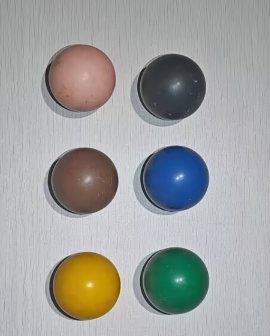
#> input picture assignment1/1_1.png, 270 x 336 px
$ python assigment1.py
#> lines starting #> are read from the running program, lines starting #| are printed output that depends on the picture; after the words box and inside, x2 and y2 are one past the last pixel; in counts of white or black regions, pixels touching at a corner belong together
import cv2
import numpy as np

image = cv2.imread('1_1.png')
#> image is the input picture: shape (336, 270, 3); mean B, G, R 160.1, 161.8, 160.8

# ------ 确定边缘 ------

gray_image = cv2.cvtColor(image, cv2.COLOR_BGR2GRAY) # canny检测最好用灰度图
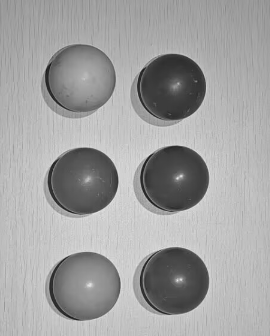
#> gray_image: shape (336, 270); min 25, max 231, mean 161.3
blurred_image = cv2.GaussianBlur(gray_image, (11, 11), 0)
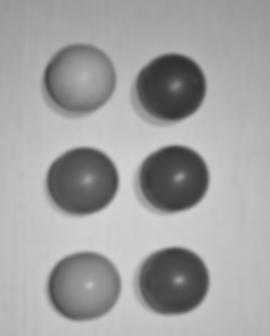
#> blurred_image: shape (336, 270); min 48, max 210, mean 161.3
edges = cv2.Canny(blurred_image, 75, 160)
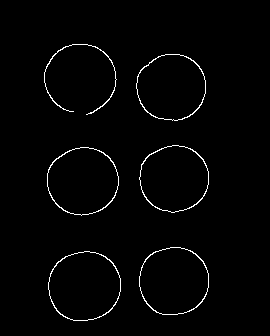
#> edges: shape (336, 270); 1.7% white in thin lines or dots, all inside (x1, y1, x2, y2) = (44, 44, 209, 321)

contours = cv2.findContours(edges, cv2.RETR_EXTERNAL, cv2.CHAIN_APPROX_SIMPLE)[0] # [0]实现了只获取轮廓列表
#> contours = 6 contours; box (x1, y1, x2, y2) and area: (48, 251, 121, 321) 3964, (47, 147, 119, 216) 3773, (139, 247, 209, 315) 3740, (136, 54, 206, 121) 3616, (139, 145, 209, 213) 3609, (44, 44, 117, 115) 58
balls = {"centers": [], "contours": [], "radius": []}
for c in contours:
    M = cv2.moments(c)
    if M["m00"] != 0:
        cX = int(M["m10"] / M["m00"])
        cY = int(M["m01"] / M["m00"])
        ((_, _), radius) = cv2.minEnclosingCircle(c)
        radius = int(radius)
        balls["centers"].append((cX, cY))
        balls["contours"].append(c)
        balls["radius"].append(radius)
#> this loop made 6 passes
#> (cX, cY, radius) on passes 1 to 6: (84, 285, 36), (173, 280, 35), (82, 180, 36), (173, 178, 35), (170, 86, 35), (80, 80, 36)

# ------确定颜色 ------

hsv_image = cv2.cvtColor(image, cv2.COLOR_BGR2HSV)
#> hsv_image: shape (336, 270, 3); mean H, S, V 86.3, 34.3, 170.5

color_ranges = {
    'Green': ([26, 48, 0], [96, 255, 255]),
    'Blue': ([89, 72, 0], [179, 255, 255]),
    'Yellow': ([13, 72, 0], [24, 255, 255]),
    'Pink': ([0, 23, 127], [82, 92, 255]),
    'Black': ([38, 0, 0], [127, 60, 115]),
    'Brown': ([0, 48, 0], [13, 107, 128]) ,
}

# ------ 绘图 ------

gray_mask = np.zeros_like(gray_image) # 生成与原来灰度图尺寸一样大的纯黑掩膜

for i in range(len(balls['centers'])):
    cX, cY = balls['centers'][i]
    c = balls['contours'][i]

    gray_mask.fill(0)  # 每次循环前清空掩膜
    cv2.drawContours(gray_mask, [c], -1, 255, -1)

    masked_hsv = cv2.bitwise_and(hsv_image, hsv_image, mask=gray_mask) # 只分析轮廓内的像素

    best_color = 'Unknown'
    max_count = 15

    for color_name, (lower, upper) in color_ranges.items():
            lower_bound = np.array(lower, dtype=np.uint8)
            upper_bound = np.array(upper, dtype=np.uint8)

            color_mask = cv2.inRange(masked_hsv, lower_bound, upper_bound)

            pixel_count = np.count_nonzero(color_mask)

            if pixel_count > max_count:
                max_count = pixel_count
                best_color = color_name

    cv2.circle(image, (cX, cY), balls["radius"][i], (0, 255, 0), 2) # 绘制轮廓
    #cv2.drawContours(image, [c], -1, (0, 255, 0), 2) # 绘制轮廓
    cv2.putText(image, best_color, (cX - 20, cY - 20),
                cv2.FONT_HERSHEY_SIMPLEX, 0.5, (255, 255, 255), 2) # 标注颜色
    cv2.circle(image, (cX, cY), 3, (0, 0, 255), -1) # 标注中心
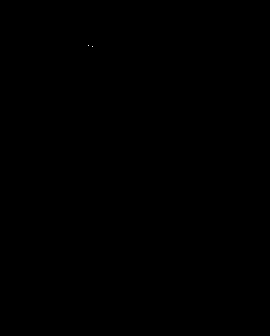
#> color_mask: shape (336, 270); 0% white in thin lines or dots, all inside (x1, y1, x2, y2) = (88, 45, 93, 47)
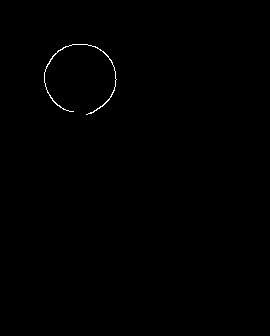
#> gray_mask: shape (336, 270); 0.27% white in thin lines or dots, all inside (x1, y1, x2, y2) = (44, 44, 117, 115)
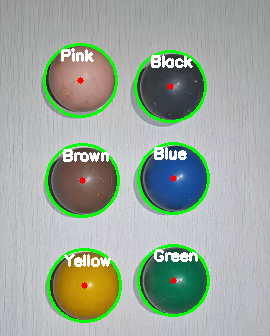
#> image: shape (336, 270, 3); 6.44% of pixels changed, all inside (x1, y1, x2, y2) = (43, 43, 210, 323)
#> masked_hsv: shape (336, 270, 3); mean H, S, V 0.1, 0, 0.4

cv2.imshow('Answer', image)
cv2.waitKey(0)
cv2.destroyAllWindows()

$ run again, with assignment1/1_2.png copied over assignment1/1_1.png
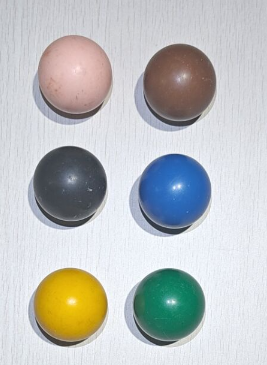
#> input picture assignment1/1_2.png, 267 x 365 px
#> image is the input picture: shape (365, 267, 3); mean B, G, R 192.3, 192.5, 189.5
#> `edges = cv2.Canny(blurred_image, 75, 160)`:
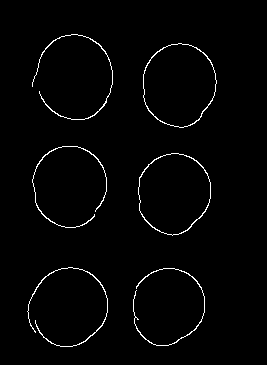
#> edges: shape (365, 267); 1.8% white in thin lines or dots, all inside (x1, y1, x2, y2) = (27, 34, 217, 347)
#> contours = 6 contours; box (x1, y1, x2, y2) and area: (143, 43, 217, 128) 4762, (138, 153, 211, 236) 4578, (27, 267, 108, 347) 70, (32, 146, 107, 228) 65, (32, 34, 113, 120) 60, (133, 268, 205, 346) 59
#> the loop `for c in contours:` made 6 passes
#> (cX, cY, radius) on passes 1 to 6: (167, 305, 39), (69, 307, 41), (173, 192, 41), (70, 185, 41), (178, 84, 42), (75, 79, 43)
#> hsv_image: shape (365, 267, 3); mean H, S, V 95.1, 38.7, 204.5
#> after the loop `for i in range(len(balls['centers'])):`:
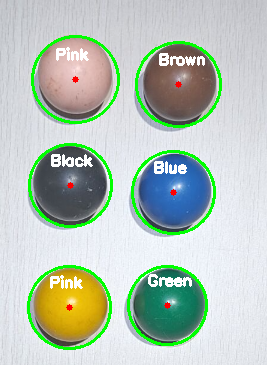
#> image: shape (365, 267, 3); 6.77% of pixels changed, all inside (x1, y1, x2, y2) = (27, 35, 222, 350)
